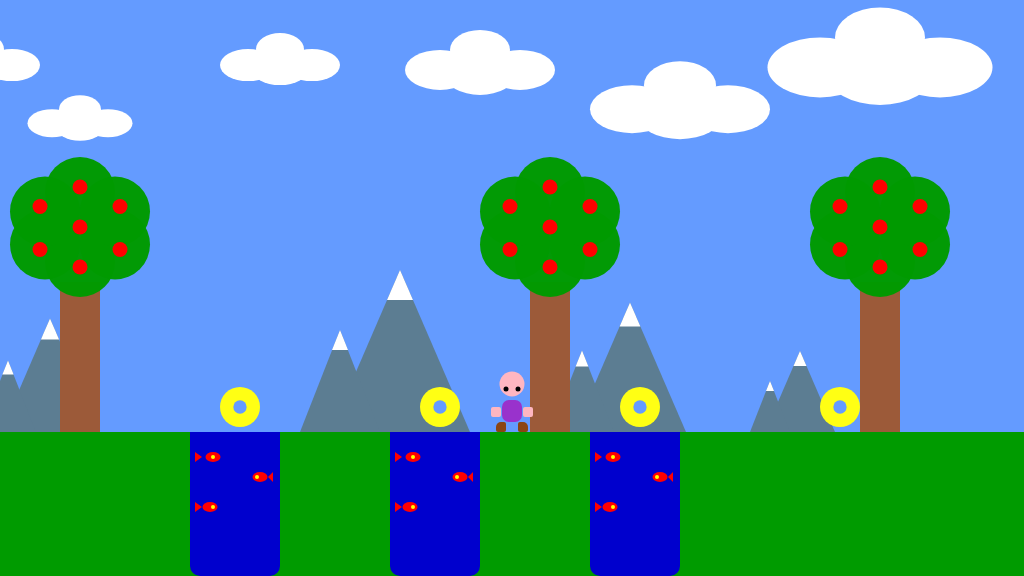
Frame 1 (no input)
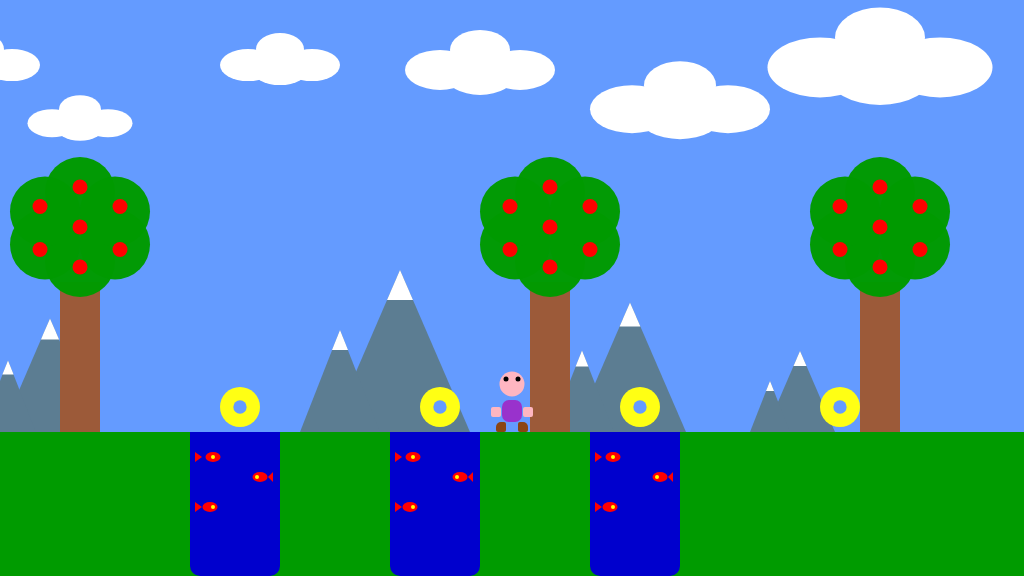
Frame 60 (no input)
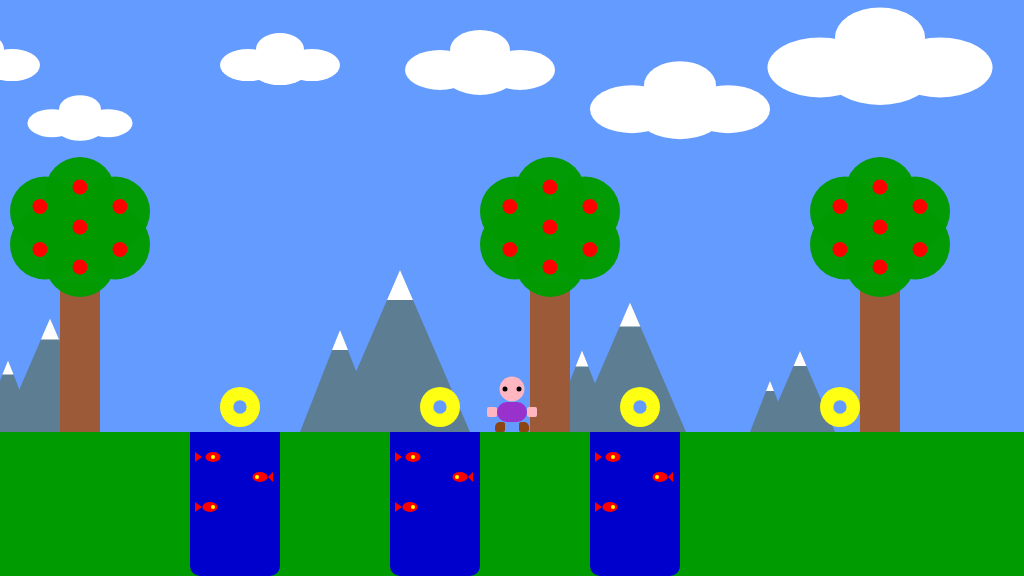
Frame 120 (the mouse pressed at the canvas centre since frame 60)

The p5.js sketch that drew these frames (run headless with seeded random() and noise() and a simulated clock; from frame 60 on, the mouse is pressed at the canvas centre):

// p5.js sketch
// ── sketch.js
/*

The Game Project

5 - Multiple interactables

*/

var gameChar_x;
var gameChar_y;
var floorPos_y;

var isLeft;
var isRight;
var isFalling;
var isPlummeting;

var collectables;
var canyons;
var trees_x;
var treePos_y;
var clouds;
var mountains;
var cameraPosX;
var animationSwitch;

function setup() {
	createCanvas(1024, 576);
	floorPos_y = height * 3 / 4;
	gameChar_x = width / 2;
	gameChar_y = floorPos_y;
	trees_x = [80, 550, 880];
	treePos_y = floorPos_y;
	cameraPosX = 0;
	animationSwitch = 1;

	isLeft = false;
	isRight = false;
	isFalling = false;
	isPlummeting = false;

	clouds = [
		{
			x_pos: -20,
			y_pos: height * 0.12,
			size: 0.8
		},
		{
			x_pos: 80,
			y_pos: height * 0.22,
			size: 0.7
		},
		{
			x_pos: 280,
			y_pos: height * 0.12,
			size: 0.8
		},
		{
			x_pos: 480,
			y_pos: height * 0.13,
			size: 1
		},
		{
			x_pos: 680,
			y_pos: height * 0.2,
			size: 1.2
		},
		{
			x_pos: 880,
			y_pos: height * 0.13,
			size: 1.5
		}
	];

	mountains =
		[
			{
				x_pos: -80,
				size: 0.5
			},
			{
				x_pos: 50,
				size: 0.7
			},
			{
				x_pos: 400,
				size: 1
			}, {
				x_pos: 630,
				size: 0.8
			},
			{
				x_pos: 800,
				size: 0.5
			}
		];

	canyons = 
[
		{
		x_pos: 190,
		width: 90,
	},
	{
		x_pos: 390,
		width: 90,
	},
	{
		x_pos: 590,
		width: 90,
	}
]

	collectables =
	[
		{
			x_pos: 240,
			y_pos: floorPos_y - 25,
			size: 40,
			isFound: false
		},
		{
			x_pos: 440,
			y_pos: floorPos_y - 25,
			size: 40,
			isFound: false
		},
		{
			x_pos: 640,
			y_pos: floorPos_y - 25,
			size: 40,
			isFound: false
		},
		{
			x_pos: 840,
			y_pos: floorPos_y - 25,
			size: 40,
			isFound: false
		}
	];
};

function draw() {

	// Loop for animation
	if (frameCount % 9 === 0) {
		animationSwitch++;
		animationSwitch % 4 === 0 ? animationSwitch = 0 : animationSwitch;
	};

	// Camera move

	cameraPosX = gameChar_x - width / 2;

	///////////DRAWING CODE//////////

	background(100, 155, 255); //fill the sky blue

	noStroke();
	fill(0, 155, 0);
	rect(0, floorPos_y, width, height - floorPos_y); //draw some green ground

	push();
	translate(-cameraPosX, 0);

	// CLOUDS
	drawClouds();

	// MOUNTAINS
	drawMountains();

	// CANYON
	for(var i = 0; i< canyons.length; i++)
	{
		drawCanyon(canyons[i]);
			//Plummeting
		checkCanyon(canyons[i]);
	};

	// TREES
	drawTrees();

	// COLLECTABLE
	for(var i=0; i< collectables.length; i++)
{
		checkCollectable(collectables[i]);
	
		if (collectables[i].isFound == false) {
			drawCollectable(collectables[i]);
		};
}


	//the game character
	if (isLeft && isFalling) {
		character_jump_left(gameChar_x, gameChar_y, animationSwitch);
	}
	else if (isRight && isFalling) {
		character_jump_right(gameChar_x, gameChar_y, animationSwitch);
	}
	else if (isLeft) {
		character_walking_left(gameChar_x, gameChar_y, animationSwitch);
	}
	else if (isRight) {
		character_walking_right(gameChar_x, gameChar_y, animationSwitch);
	}
	else if (isFalling || isPlummeting) {
		character_jumping_front(gameChar_x, gameChar_y, animationSwitch);
	}
	else {
		character_standing(gameChar_x, gameChar_y, animationSwitch);
	}

	pop();

	///////////INTERACTION CODE//////////

	//// Turn Left and Right
	if (isLeft == true) {
		gameChar_x -= 3;
	}
	else if (isRight == true) {
		gameChar_x += 3;
	};
	//// Jump

	if (gameChar_y < floorPos_y) {
		gameChar_y += 2.5;
		isFalling = true;
	}
	else {
		isFalling = false;
	};

};

function keyPressed() {
	if (isPlummeting == false) {
		if (keyCode == 65) {
			isLeft = true;
		}
		else if (keyCode == 68) {
			isRight = true;
		};
		if (keyCode == 87 && isFalling == false) {
			gameChar_y -= 100;
		};
	};
};

function keyReleased() {
	if (keyCode == 65) {
		isLeft = false;
		test = true;
	}
	else if (keyCode == 68) {
		isRight = false;
	};
};

function checkCanyon(t_canyon)
{
	if (gameChar_x - 10 > t_canyon.x_pos && gameChar_x + 10 < t_canyon.x_pos + t_canyon.width && gameChar_y >= floorPos_y) {
		isPlummeting = true;
	};
	if (isPlummeting == true) {
		gameChar_y += 1;
	};
};

function checkCollectable(t_collectable)
{
	if (dist(gameChar_x, gameChar_y, t_collectable.x_pos, t_collectable.y_pos) <= 35) {
		t_collectable.isFound = true;
	};
};

function drawCanyon(t_canyon)
{
	fill(0, 0, 205);
	rect(t_canyon.x_pos, floorPos_y, t_canyon.width, height - floorPos_y, 0, 0, 10, 10);
	fill(255, 0, 0);

	// fish 1
	ellipse(t_canyon.x_pos + 23, floorPos_y + 25, 15, 10);
	triangle(t_canyon.x_pos + 12, floorPos_y + 25, t_canyon.x_pos + 5, floorPos_y + 20, t_canyon.x_pos + 5, floorPos_y + 30);

	// fish 2
	ellipse(t_canyon.x_pos + t_canyon.width - 20, floorPos_y + 45, 15, 10);
	triangle(t_canyon.x_pos + t_canyon.width - 12, floorPos_y + 45, t_canyon.x_pos + t_canyon.width - 7, floorPos_y + 40, t_canyon.x_pos + t_canyon.width - 7, floorPos_y + 50);

	// fish 3
	ellipse(t_canyon.x_pos + 20, floorPos_y + 75, 15, 10);
	triangle(t_canyon.x_pos + 12, floorPos_y + 75, t_canyon.x_pos + 5, floorPos_y + 70, t_canyon.x_pos + 5, floorPos_y + 80);

	// fish eyes
	stroke(255, 255, 0);
	strokeWeight(4);
	point(t_canyon.x_pos + t_canyon.width - 23, floorPos_y + 45);
	point(t_canyon.x_pos + 23, floorPos_y + 75);
	point(t_canyon.x_pos + 23, floorPos_y + 25);
	noStroke();
};

function drawCollectable(t_collectable)
{
	fill(255, 255, 20);
	circle(t_collectable.x_pos, t_collectable.y_pos, t_collectable.size);
	fill(100, 155, 255);
	circle(t_collectable.x_pos, t_collectable.y_pos, t_collectable.size / 3);
};

function drawClouds()
{
	for (var i = 0; i < clouds.length; i++) {
		fill(255);

		ellipse(
			clouds[i].x_pos,
			clouds[i].y_pos,
			70 * clouds[i].size,
			40 * clouds[i].size
		);
		ellipse(
			clouds[i].x_pos - 40 * clouds[i].size,
			clouds[i].y_pos - 5 * clouds[i].size,
			70 * clouds[i].size,
			40 * clouds[i].size
		);
		ellipse(
			clouds[i].x_pos + 40 * clouds[i].size,
			clouds[i].y_pos - 5 * clouds[i].size,
			70 * clouds[i].size,
			40 * clouds[i].size
		);
		ellipse(
			clouds[i].x_pos,
			clouds[i].y_pos - 25 * clouds[i].size,
			60 * clouds[i].size,
			40 * clouds[i].size
		);
	};
};

function drawMountains()
{
	for (var i = 0; i < mountains.length; i++) {
		fill(92, 125, 146);
		// BIG MOUNTAIN
		triangle(
			mountains[i].x_pos,
			floorPos_y - 162 * mountains[i].size,
			mountains[i].x_pos + 70 * mountains[i].size,
			floorPos_y,
			mountains[i].x_pos - 70 * mountains[i].size,
			floorPos_y
		);
		// SMALL MOUNTAIN
		triangle(
			mountains[i].x_pos - 60 * mountains[i].size,
			floorPos_y - 102 * mountains[i].size,
			mountains[i].x_pos - 100 * mountains[i].size,
			floorPos_y,
			mountains[i].x_pos - 20 * mountains[i].size,
			floorPos_y
		);
		// SNOW ON MOUNTAINS
		fill(255);
		// BIG
		triangle(
			mountains[i].x_pos,
			floorPos_y - 162 * mountains[i].size,
			mountains[i].x_pos + 13 * mountains[i].size,
			floorPos_y - 132 * mountains[i].size,
			mountains[i].x_pos - 13 * mountains[i].size,
			floorPos_y - 132 * mountains[i].size
		);
		// SMALL
		triangle(
			mountains[i].x_pos - 60 * mountains[i].size,
			floorPos_y - 102 * mountains[i].size,
			mountains[i].x_pos - 68 * mountains[i].size,
			floorPos_y - 82 * mountains[i].size,
			mountains[i].x_pos - 52 * mountains[i].size,
			floorPos_y - 82 * mountains[i].size,
		);
	};
};

function drawTrees()
{
	for (var i = 0; i < trees_x.length; i++) {
		fill(156, 90, 57);
		rect(trees_x[i] - 20, treePos_y - 150, 40, 150);
		fill(0, 155, 0, 250);

		ellipse(trees_x[i], treePos_y - 170, 70, 70);
		ellipse(trees_x[i], treePos_y - 240, 70, 70);
		ellipse(trees_x[i] - 35, treePos_y - 187.5, 70, 70);
		ellipse(trees_x[i] - 35, treePos_y - 220.5, 70, 70);
		ellipse(trees_x[i] + 35, treePos_y - 187.5, 70, 70);
		ellipse(trees_x[i] + 35, treePos_y - 220.5, 70, 70);

		// fruits
		fill(255, 0, 0);
		ellipse(trees_x[i], treePos_y - 245, 15, 15);
		ellipse(trees_x[i], treePos_y - 165, 15, 15);
		ellipse(trees_x[i] - 40, treePos_y - 182.5, 15, 15);
		ellipse(trees_x[i] + 40, treePos_y - 182.5, 15, 15);
		ellipse(trees_x[i] - 40, treePos_y - 225.5, 15, 15);
		ellipse(trees_x[i] + 40, treePos_y - 225.5, 15, 15);
		ellipse(trees_x[i], treePos_y - 205, 15, 15);
	};
};


///////////ANIMATION CODE//////////

function character_standing(gameChar_x, gameChar_y, state) {
	switch (state) {
		case 0:
			// POS 1

			//head
			fill(255, 182, 193)
			ellipse(gameChar_x, gameChar_y - 53, 25, 25);

			//hands
			rect(gameChar_x - 21, gameChar_y - 35, 10, 10, 2);
			rect(gameChar_x + 11, gameChar_y - 35, 10, 10, 2);

			// eyes
			fill(0);
			ellipse(gameChar_x - 5, gameChar_y - 53, 5, 5);
			ellipse(gameChar_x + 5, gameChar_y - 53, 5, 5);

			// feet
			fill(139, 69, 19);
			rect(gameChar_x - 15, gameChar_y - 10, 10, 10, 5, 2, 2, 2);
			rect(gameChar_x + 5, gameChar_y - 10, 10, 10, 2, 5, 2, 2);

			// body
			fill(153, 50, 204);
			rect(gameChar_x - 10, gameChar_y - 40, 20, 30, 5);
			break;
		case 1:
			// POS 2

			//head
			fill(255, 182, 193);
			ellipse(gameChar_x, gameChar_y - 48, 25, 25);

			//hands
			rect(gameChar_x - 21, gameChar_y - 25, 10, 10, 2);
			rect(gameChar_x + 11, gameChar_y - 25, 10, 10, 2);

			// eyes
			fill(0);
			ellipse(gameChar_x - 6, gameChar_y - 43, 5, 5);
			ellipse(gameChar_x + 6, gameChar_y - 43, 5, 5);

			// feet
			fill(139, 69, 19);
			rect(gameChar_x - 16, gameChar_y - 10, 10, 10, 5, 2, 2, 2);
			rect(gameChar_x + 6, gameChar_y - 10, 10, 10, 2, 5, 2, 2);

			// body
			fill(153, 50, 204);
			rect(gameChar_x - 10, gameChar_y - 32, 20, 22, 7);
			break;

		case 2:
			// POS 3

			//head
			fill(255, 182, 193);
			ellipse(gameChar_x, gameChar_y - 43, 25, 25);

			//hands
			rect(gameChar_x - 25, gameChar_y - 25, 10, 10, 2);
			rect(gameChar_x + 15, gameChar_y - 25, 10, 10, 2);

			// eyes
			fill(0);
			ellipse(gameChar_x - 7, gameChar_y - 43, 5, 5);
			ellipse(gameChar_x + 7, gameChar_y - 43, 5, 5);

			// feet
			fill(139, 69, 19);
			rect(gameChar_x - 17, gameChar_y - 10, 10, 10, 5, 2, 2, 2);
			rect(gameChar_x + 7, gameChar_y - 10, 10, 10, 2, 5, 2, 2);

			// body
			fill(153, 50, 204);
			rect(gameChar_x - 15, gameChar_y - 30, 30, 20, 10);
			break;

		case 3:
			// POS 4

			//head
			fill(255, 182, 193);
			ellipse(gameChar_x, gameChar_y - 48, 25, 25);

			//hands
			rect(gameChar_x - 21, gameChar_y - 25, 10, 10, 2);
			rect(gameChar_x + 11, gameChar_y - 25, 10, 10, 2);

			// eyes
			fill(0);
			ellipse(gameChar_x - 6, gameChar_y - 53, 5, 5);
			ellipse(gameChar_x + 6, gameChar_y - 53, 5, 5);

			// feet
			fill(139, 69, 19);
			rect(gameChar_x - 16, gameChar_y - 10, 10, 10, 5, 2, 2, 2);
			rect(gameChar_x + 6, gameChar_y - 10, 10, 10, 2, 5, 2, 2);

			// body
			fill(153, 50, 204);
			rect(gameChar_x - 10, gameChar_y - 32, 20, 22, 7);
			break;
	};
};

function character_jumping_front(gameChar_x, gameChar_y, state) {
	switch (state) {
		case 0:
			// POS 1

			//head
			fill(255, 182, 193);
			ellipse(gameChar_x, gameChar_y - 63, 25, 25);

			//hands
			rect(gameChar_x - 23, gameChar_y - 60, 10, 10, 2);
			rect(gameChar_x + 13, gameChar_y - 60, 10, 10, 2);

			// eyes
			fill(0);
			ellipse(gameChar_x - 5, gameChar_y - 63, 5, 5);
			ellipse(gameChar_x + 5, gameChar_y - 63, 5, 5);

			// feet
			fill(139, 69, 19);
			rect(gameChar_x - 20, gameChar_y - 10, 10, 10, 5, 2, 2, 2);
			rect(gameChar_x + 10, gameChar_y - 10, 10, 10, 2, 5, 2, 2);

			// body
			fill(153, 50, 204);
			rect(gameChar_x - 10, gameChar_y - 50, 20, 40, 5);
			break;

		case 1:
			// POS 2

			//head
			fill(255, 182, 193);
			ellipse(gameChar_x, gameChar_y - 63, 25, 25);

			//hands
			rect(gameChar_x - 25, gameChar_y - 55, 10, 10, 2);
			rect(gameChar_x + 15, gameChar_y - 55, 10, 10, 2);

			// eyes
			fill(0);
			ellipse(gameChar_x - 5, gameChar_y - 64, 6, 6);
			ellipse(gameChar_x + 5, gameChar_y - 64, 6, 6);

			// feet
			fill(139, 69, 19);
			rect(gameChar_x - 21, gameChar_y - 15, 10, 10, 5, 2, 2, 2);
			rect(gameChar_x + 11, gameChar_y - 15, 10, 10, 2, 5, 2, 2);

			// body
			fill(153, 50, 204);
			rect(gameChar_x - 12, gameChar_y - 50, 24, 35, 7);
			break;

		case 2:
			// POS 3

			//head
			fill(255, 182, 193);
			ellipse(gameChar_x, gameChar_y - 63, 25, 25);

			//hands
			rect(gameChar_x - 26, gameChar_y - 50, 10, 10, 2);
			rect(gameChar_x + 16, gameChar_y - 50, 10, 10, 2);

			// eyes
			fill(0);
			ellipse(gameChar_x - 5, gameChar_y - 65, 7, 7);
			ellipse(gameChar_x + 5, gameChar_y - 65, 7, 7);

			// feet
			fill(139, 69, 19);
			rect(gameChar_x - 20, gameChar_y - 20, 10, 10, 5, 2, 2, 2);
			rect(gameChar_x + 10, gameChar_y - 20, 10, 10, 2, 5, 2, 2);

			// body
			fill(153, 50, 204);
			rect(gameChar_x - 15, gameChar_y - 50, 30, 30, 10);
			break;

		case 3:
			// POS 4

			//head
			fill(255, 182, 193);
			ellipse(gameChar_x, gameChar_y - 63, 25, 25);

			//hands
			rect(gameChar_x - 24, gameChar_y - 55, 10, 10, 2);
			rect(gameChar_x + 14, gameChar_y - 55, 10, 10, 2);

			// eyes
			fill(0);
			ellipse(gameChar_x - 5, gameChar_y - 64, 5, 5);
			ellipse(gameChar_x + 5, gameChar_y - 64, 5, 5);

			// feet
			fill(139, 69, 19);
			rect(gameChar_x - 21, gameChar_y - 15, 10, 10, 5, 2, 2, 2);
			rect(gameChar_x + 11, gameChar_y - 15, 10, 10, 2, 5, 2, 2);

			// body
			fill(153, 50, 204);
			rect(gameChar_x - 12, gameChar_y - 50, 24, 35, 7);
			break;
	};
};

function character_walking_left(gameChar_x, gameChar_y, state) {
	switch (state) {
		case 0:
			// POS 1

			//head
			fill(255, 182, 193);
			ellipse(gameChar_x, gameChar_y - 53, 25, 25);

			// eyes
			fill(0);
			ellipse(gameChar_x - 5, gameChar_y - 53, 5, 5);

			// feet
			fill(139, 69, 19);
			rect(gameChar_x, gameChar_y - 10, 10, 10, 5, 2, 2, 2);
			rect(gameChar_x - 18, gameChar_y - 10, 10, 10, 5, 2, 2, 2);

			// body
			fill(153, 50, 204);
			rect(gameChar_x - 10, gameChar_y - 40, 20, 30, 5);

			//hands
			fill(255, 182, 193);
			rect(gameChar_x - 15, gameChar_y - 30, 10, 10, 2);
			break;

		case 1:
			// POS 2

			//head
			fill(255, 182, 193);
			ellipse(gameChar_x, gameChar_y - 51, 25, 25);

			// eyes
			fill(0);
			ellipse(gameChar_x - 5, gameChar_y - 52, 5, 5);

			// feet
			fill(139, 69, 19);
			rect(gameChar_x, gameChar_y - 10, 10, 10, 5, 2, 2, 2);
			rect(gameChar_x - 14, gameChar_y - 9, 10, 10, 5, 2, 2, 2);

			// body
			fill(153, 50, 204);
			rect(gameChar_x - 12, gameChar_y - 37, 25, 27, 7);

			//hands
			fill(255, 182, 193);
			rect(gameChar_x - 10, gameChar_y - 29, 10, 10, 2);
			break;

		case 2:
			// POS 3

			//head
			fill(255, 182, 193);
			ellipse(gameChar_x, gameChar_y - 50, 25, 25);

			// eyes
			fill(0);
			ellipse(gameChar_x - 5, gameChar_y - 51, 5, 5);

			// feet
			fill(139, 69, 19);
			rect(gameChar_x - 4, gameChar_y - 10, 10, 10, 5, 2, 2, 2);
			rect(gameChar_x - 5, gameChar_y - 8, 10, 10, 5, 2, 2, 2);

			// body
			fill(153, 50, 204);
			rect(gameChar_x - 15, gameChar_y - 35, 30, 25, 10);

			//hands
			fill(255, 182, 193);
			rect(gameChar_x - 5, gameChar_y - 28, 10, 10, 2);
			rect(gameChar_x - 15, gameChar_y - 30, 10, 10, 2);
			break;

		case 3:
			// POS 4

			//head
			fill(255, 182, 193);
			ellipse(gameChar_x, gameChar_y - 51, 25, 25);

			// eyes
			fill(0);
			ellipse(gameChar_x - 5, gameChar_y - 52, 5, 5);

			// feet
			fill(139, 69, 19);
			rect(gameChar_x, gameChar_y - 9, 10, 10, 5, 2, 2, 2);
			rect(gameChar_x - 14, gameChar_y - 10, 10, 10, 5, 2, 2, 2);

			// body
			fill(153, 50, 204);
			rect(gameChar_x - 12, gameChar_y - 37, 25, 27, 7);

			//hands
			fill(255, 182, 193);
			rect(gameChar_x - 10, gameChar_y - 29, 10, 10, 2);
			break;
	};
};

function character_walking_right(gameChar_x, gameChar_y, state) {
	switch (state) {
		case 0:
			// POS 1

			// head
			fill(255, 182, 193);
			ellipse(gameChar_x, gameChar_y - 53, 25, 25);

			// eyes
			fill(0);
			ellipse(gameChar_x + 5, gameChar_y - 53, 5, 5);

			// feet
			fill(139, 69, 19);
			rect(gameChar_x - 10, gameChar_y - 10, 10, 10, 2, 5, 2, 2);
			rect(gameChar_x + 8, gameChar_y - 10, 10, 10, 2, 5, 2, 2);

			// body
			fill(153, 50, 204);
			rect(gameChar_x - 10, gameChar_y - 40, 20, 30, 5);

			//hands
			fill(255, 182, 193);
			rect(gameChar_x + 5, gameChar_y - 30, 10, 10, 2);
			break;

		case 1:
			// POS 2

			// head
			fill(255, 182, 193);
			ellipse(gameChar_x, gameChar_y - 51, 25, 25);

			// eyes
			fill(0);
			ellipse(gameChar_x + 5, gameChar_y - 52, 5, 5);

			// feet
			fill(139, 69, 19);
			rect(gameChar_x - 10, gameChar_y - 10, 10, 10, 2, 5, 2, 2);
			rect(gameChar_x + 4, gameChar_y - 9, 10, 10, 2, 5, 2, 2);

			// body
			fill(153, 50, 204);
			rect(gameChar_x - 12, gameChar_y - 37, 25, 27, 7);

			//hands
			fill(255, 182, 193);
			rect(gameChar_x, gameChar_y - 29, 10, 10, 2);
			break;

		case 2:
			// POS 3

			// head
			fill(255, 182, 193);
			ellipse(gameChar_x, gameChar_y - 50, 25, 25);

			// eyes
			fill(0);
			ellipse(gameChar_x + 5, gameChar_y - 51, 5, 5);

			// feet
			fill(139, 69, 19);
			rect(gameChar_x - 6, gameChar_y - 10, 10, 10, 2, 5, 2, 2);
			rect(gameChar_x - 5, gameChar_y - 8, 10, 10, 2, 5, 2, 2);

			// body
			fill(153, 50, 204);
			rect(gameChar_x - 15, gameChar_y - 35, 30, 25, 10);

			//hands
			fill(255, 182, 193);
			rect(gameChar_x - 5, gameChar_y - 28, 10, 10, 2);
			rect(gameChar_x + 5, gameChar_y - 30, 10, 10, 2);
			break;

		case 3:
			// POS 4

			// head
			fill(255, 182, 193);
			ellipse(gameChar_x, gameChar_y - 51, 25, 25);

			// eyes
			fill(0);
			ellipse(gameChar_x + 5, gameChar_y - 52, 5, 5);

			// feet
			fill(139, 69, 19);
			rect(gameChar_x - 10, gameChar_y - 9, 10, 10, 2, 5, 2, 2);
			rect(gameChar_x + 4, gameChar_y - 10, 10, 10, 2, 5, 2, 2);

			// body
			fill(153, 50, 204);
			rect(gameChar_x - 12, gameChar_y - 37, 25, 27, 7);

			//hands
			fill(255, 182, 193);
			rect(gameChar_x, gameChar_y - 29, 10, 10, 2);
			break;
	};
};

function character_jump_right(gameChar_x, gameChar_y, state) {
	switch (state) {
		case 0:
			// POS 1

			// head
			fill(255, 182, 193);
			ellipse(gameChar_x, gameChar_y - 63, 25, 25);

			// eyes
			fill(0);
			ellipse(gameChar_x + 5, gameChar_y - 63, 5, 5);

			// feet
			fill(139, 69, 19);
			rect(gameChar_x - 7, gameChar_y - 25, 10, 10, 2, 5, 2, 2);
			rect(gameChar_x + 5, gameChar_y - 24, 10, 10, 2, 5, 2, 2);

			// body
			fill(153, 50, 204);
			rect(gameChar_x - 12, gameChar_y - 50, 24, 30, 10);

			//hands
			fill(255, 182, 193);
			rect(gameChar_x + 10, gameChar_y - 45, 10, 10, 2);
			break;

		case 1:
			// POS 2

			// head
			fill(255, 182, 193);
			ellipse(gameChar_x, gameChar_y - 63, 25, 25);

			// eyes
			fill(0);
			ellipse(gameChar_x + 5, gameChar_y - 63, 5, 5);

			// feet
			fill(139, 69, 19);
			rect(gameChar_x - 7, gameChar_y - 17, 10, 10, 2, 5, 2, 2);
			rect(gameChar_x + 7, gameChar_y - 15, 10, 10, 2, 5, 2, 2);

			// body
			fill(153, 50, 204);
			rect(gameChar_x - 11, gameChar_y - 48, 22, 35, 7);

			//hands
			fill(255, 182, 193);
			rect(gameChar_x + 10, gameChar_y - 40, 10, 10, 2);
			break;

		case 2:
			// POS 3

			// head
			fill(255, 182, 193);
			ellipse(gameChar_x, gameChar_y - 63, 25, 25);

			// eyes
			fill(0);
			ellipse(gameChar_x + 5, gameChar_y - 63, 5, 5);

			// feet
			fill(139, 69, 19);
			rect(gameChar_x - 16, gameChar_y - 9, 10, 10, 2, 5, 2, 2);
			rect(gameChar_x - 2, gameChar_y - 10, 10, 10, 2, 5, 2, 2);

			// body
			fill(153, 50, 204);
			rect(gameChar_x - 10, gameChar_y - 47, 20, 40, 5);

			//hands
			fill(255, 182, 193);
			rect(gameChar_x - 5, gameChar_y - 40, 10, 10, 2);
			break;

		case 3:
			// POS 4

			// head
			fill(255, 182, 193);
			ellipse(gameChar_x, gameChar_y - 63, 25, 25);

			// eyes
			fill(0);
			ellipse(gameChar_x + 5, gameChar_y - 63, 5, 5);

			// feet
			fill(139, 69, 19);
			rect(gameChar_x - 7, gameChar_y - 15, 10, 10, 2, 5, 2, 2);
			rect(gameChar_x + 5, gameChar_y - 17, 10, 10, 2, 5, 2, 2);

			// body
			fill(153, 50, 204);
			rect(gameChar_x - 11, gameChar_y - 48, 22, 37, 7);

			//hands
			fill(255, 182, 193);
			rect(gameChar_x + 2, gameChar_y - 43, 10, 10, 2);
			break;
	};
};

function character_jump_left(gameChar_x, gameChar_y, state) {
	switch (state) {
		case 0:
			// POS 1

			//head
			fill(255, 182, 193);
			ellipse(gameChar_x, gameChar_y - 63, 25, 25);

			// eyes
			fill(0);
			ellipse(gameChar_x - 5, gameChar_y - 63, 5, 5);

			// feet
			fill(139, 69, 19);
			rect(gameChar_x - 3, gameChar_y - 25, 10, 10, 5, 2, 2, 2);
			rect(gameChar_x - 15, gameChar_y - 24, 10, 10, 5, 2, 2, 2);

			// body
			fill(153, 50, 204);
			rect(gameChar_x - 12, gameChar_y - 50, 24, 30, 10);

			//hands
			fill(255, 182, 193);
			rect(gameChar_x - 20, gameChar_y - 45, 10, 10, 2);
			break;

		case 1:
			// POS 2

			//head
			fill(255, 182, 193);
			ellipse(gameChar_x, gameChar_y - 63, 25, 25);

			// eyes
			fill(0);
			ellipse(gameChar_x - 5, gameChar_y - 63, 5, 5);

			// feet
			fill(139, 69, 19);
			rect(gameChar_x - 3, gameChar_y - 17, 10, 10, 5, 2, 2, 2);
			rect(gameChar_x - 17, gameChar_y - 15, 10, 10, 5, 2, 2, 2);

			// body
			fill(153, 50, 204);
			rect(gameChar_x - 11, gameChar_y - 48, 22, 35, 7);

			//hands
			fill(255, 182, 193);
			rect(gameChar_x - 20, gameChar_y - 40, 10, 10, 2);
			break;

		case 2:
			// POS 3

			//head
			fill(255, 182, 193);
			ellipse(gameChar_x, gameChar_y - 63, 25, 25);

			// eyes
			fill(0);
			ellipse(gameChar_x - 5, gameChar_y - 63, 5, 5);

			// feet
			fill(139, 69, 19);
			rect(gameChar_x + 6, gameChar_y - 9, 10, 10, 5, 2, 2, 2);
			rect(gameChar_x - 8, gameChar_y - 10, 10, 10, 5, 2, 2, 2);

			// body
			fill(153, 50, 204);
			rect(gameChar_x - 10, gameChar_y - 47, 20, 40, 5);

			//hands
			fill(255, 182, 193);
			rect(gameChar_x - 5, gameChar_y - 40, 10, 10, 2);
			break;

		case 3:
			// POS 4

			//head
			fill(255, 182, 193);
			ellipse(gameChar_x, gameChar_y - 63, 25, 25);

			// eyes
			fill(0);
			ellipse(gameChar_x - 5, gameChar_y - 63, 5, 5);

			// feet
			fill(139, 69, 19);
			rect(gameChar_x - 15, gameChar_y - 17, 10, 10, 5, 2, 2, 2);
			rect(gameChar_x - 3, gameChar_y - 15, 10, 10, 5, 2, 2, 2);

			// body
			fill(153, 50, 204);
			rect(gameChar_x - 11, gameChar_y - 48, 20, 40, 5);

			//hands
			fill(255, 182, 193);
			rect(gameChar_x - 12, gameChar_y - 43, 10, 10, 2);
			break;
	};
};
